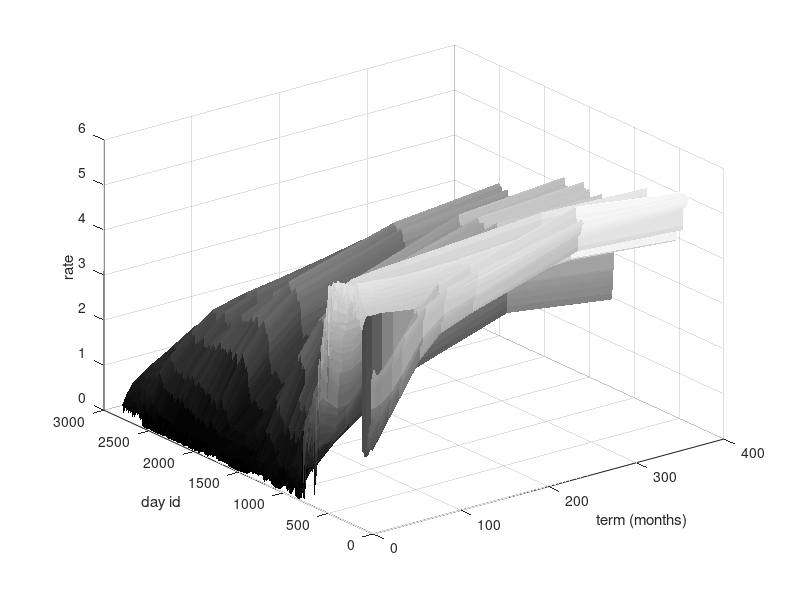
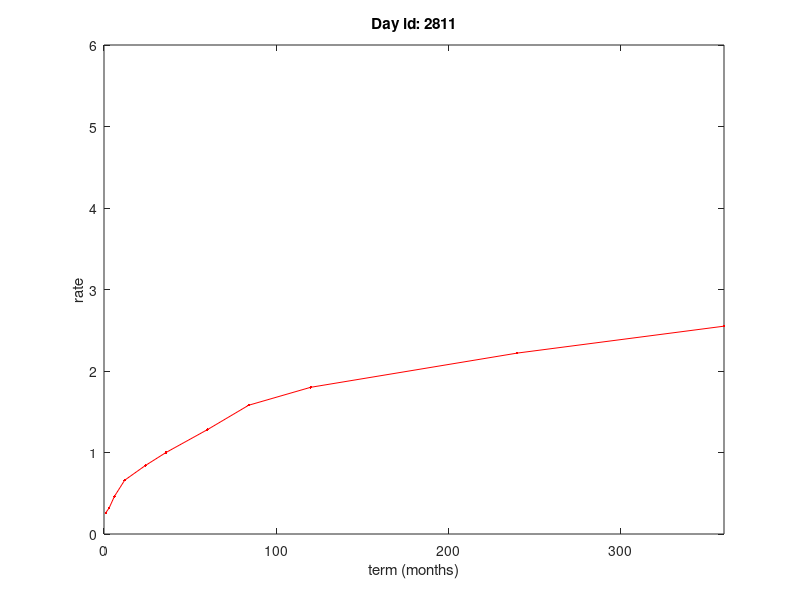

MATLAB code for these plots, in order:
% DATAVIS - Visualize cleaned data over time.
%
% 21 November 2016
close all;

irate = csvread('trimmed_data.csv',1,3);
figure(1)
set(gcf,'Position',[669 185 560 420])
[T,D] = meshgrid([1,3,6,12*[1,2,3,5,7,10,20,30]],1:2812);
surf(T,D,irate); shading flat
colormap('gray')
xlabel('term (months)'); ylabel('day id'); zlabel('rate')

figure(2)
set(gcf,'Position',[87 183 560 420])
for i = 1:5:2812
    figure(2)
    plot([1,3,6,12*[1,2,3,5,7,10,20,30]],irate(i,:),'r.-')
    axis([0 12*30 0 6])
    title(['Day id: ' num2str(i)])
    xlabel('term (months)'); ylabel('rate')
    pause(.01)
end